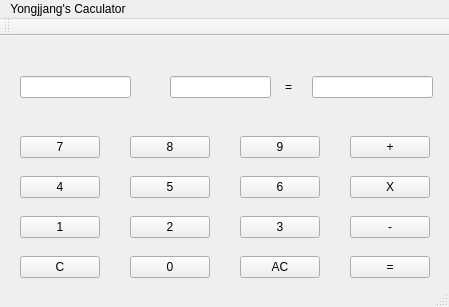
<?xml version="1.0" encoding="UTF-8"?>
<ui version="4.0">
 <class>MainWindow</class>
 <widget class="QMainWindow" name="MainWindow">
  <property name="geometry">
   <rect>
    <x>0</x>
    <y>0</y>
    <width>449</width>
    <height>307</height>
   </rect>
  </property>
  <property name="windowTitle">
   <string>MainWindow</string>
  </property>
  <widget class="QWidget" name="centralWidget">
   <widget class="QPushButton" name="cancle">
    <property name="geometry">
     <rect>
      <x>20</x>
      <y>220</y>
      <width>80</width>
      <height>22</height>
     </rect>
    </property>
    <property name="text">
     <string>C</string>
    </property>
   </widget>
   <widget class="QPushButton" name="zero_btn">
    <property name="geometry">
     <rect>
      <x>130</x>
      <y>220</y>
      <width>80</width>
      <height>22</height>
     </rect>
    </property>
    <property name="text">
     <string>0</string>
    </property>
   </widget>
   <widget class="QPushButton" name="allC_btn">
    <property name="geometry">
     <rect>
      <x>240</x>
      <y>220</y>
      <width>80</width>
      <height>22</height>
     </rect>
    </property>
    <property name="text">
     <string>AC</string>
    </property>
   </widget>
   <widget class="QPushButton" name="one_btn">
    <property name="geometry">
     <rect>
      <x>20</x>
      <y>180</y>
      <width>80</width>
      <height>22</height>
     </rect>
    </property>
    <property name="text">
     <string>1</string>
    </property>
   </widget>
   <widget class="QPushButton" name="two_btn">
    <property name="geometry">
     <rect>
      <x>130</x>
      <y>180</y>
      <width>80</width>
      <height>22</height>
     </rect>
    </property>
    <property name="text">
     <string>2</string>
    </property>
   </widget>
   <widget class="QPushButton" name="three_btn">
    <property name="geometry">
     <rect>
      <x>240</x>
      <y>180</y>
      <width>80</width>
      <height>22</height>
     </rect>
    </property>
    <property name="text">
     <string>3</string>
    </property>
   </widget>
   <widget class="QPushButton" name="four_btn">
    <property name="geometry">
     <rect>
      <x>20</x>
      <y>140</y>
      <width>80</width>
      <height>22</height>
     </rect>
    </property>
    <property name="text">
     <string>4</string>
    </property>
   </widget>
   <widget class="QPushButton" name="five_btn">
    <property name="geometry">
     <rect>
      <x>130</x>
      <y>140</y>
      <width>80</width>
      <height>22</height>
     </rect>
    </property>
    <property name="text">
     <string>5</string>
    </property>
   </widget>
   <widget class="QPushButton" name="six_btn">
    <property name="geometry">
     <rect>
      <x>240</x>
      <y>140</y>
      <width>80</width>
      <height>22</height>
     </rect>
    </property>
    <property name="text">
     <string>6</string>
    </property>
   </widget>
   <widget class="QPushButton" name="equal_btn">
    <property name="geometry">
     <rect>
      <x>350</x>
      <y>220</y>
      <width>80</width>
      <height>22</height>
     </rect>
    </property>
    <property name="text">
     <string>=</string>
    </property>
   </widget>
   <widget class="QPushButton" name="min_btn">
    <property name="geometry">
     <rect>
      <x>350</x>
      <y>180</y>
      <width>80</width>
      <height>22</height>
     </rect>
    </property>
    <property name="text">
     <string>-</string>
    </property>
   </widget>
   <widget class="QPushButton" name="mult_btn">
    <property name="geometry">
     <rect>
      <x>350</x>
      <y>140</y>
      <width>80</width>
      <height>22</height>
     </rect>
    </property>
    <property name="text">
     <string>X</string>
    </property>
   </widget>
   <widget class="QPushButton" name="seven_btn">
    <property name="geometry">
     <rect>
      <x>20</x>
      <y>100</y>
      <width>80</width>
      <height>22</height>
     </rect>
    </property>
    <property name="text">
     <string>7</string>
    </property>
   </widget>
   <widget class="QPushButton" name="eight_btn">
    <property name="geometry">
     <rect>
      <x>130</x>
      <y>100</y>
      <width>80</width>
      <height>22</height>
     </rect>
    </property>
    <property name="text">
     <string>8</string>
    </property>
   </widget>
   <widget class="QPushButton" name="nine_btn">
    <property name="geometry">
     <rect>
      <x>240</x>
      <y>100</y>
      <width>80</width>
      <height>22</height>
     </rect>
    </property>
    <property name="text">
     <string>9</string>
    </property>
   </widget>
   <widget class="QPushButton" name="plus_btn">
    <property name="geometry">
     <rect>
      <x>350</x>
      <y>100</y>
      <width>80</width>
      <height>22</height>
     </rect>
    </property>
    <property name="text">
     <string>+</string>
    </property>
   </widget>
   <widget class="QLineEdit" name="firstEdit">
    <property name="geometry">
     <rect>
      <x>20</x>
      <y>40</y>
      <width>111</width>
      <height>22</height>
     </rect>
    </property>
   </widget>
   <widget class="QLineEdit" name="secondEdit">
    <property name="geometry">
     <rect>
      <x>170</x>
      <y>40</y>
      <width>101</width>
      <height>22</height>
     </rect>
    </property>
   </widget>
   <widget class="QLineEdit" name="resultEdit">
    <property name="geometry">
     <rect>
      <x>312</x>
      <y>40</y>
      <width>121</width>
      <height>22</height>
     </rect>
    </property>
   </widget>
   <widget class="QLabel" name="expr_symbol">
    <property name="geometry">
     <rect>
      <x>150</x>
      <y>40</y>
      <width>16</width>
      <height>21</height>
     </rect>
    </property>
    <property name="text">
     <string/>
    </property>
   </widget>
   <widget class="QLabel" name="expr_equal">
    <property name="geometry">
     <rect>
      <x>285</x>
      <y>40</y>
      <width>21</width>
      <height>21</height>
     </rect>
    </property>
    <property name="text">
     <string>=</string>
    </property>
   </widget>
  </widget>
  <widget class="QMenuBar" name="menuBar">
   <property name="geometry">
    <rect>
     <x>0</x>
     <y>0</y>
     <width>449</width>
     <height>19</height>
    </rect>
   </property>
   <widget class="QMenu" name="menuYongjjang_s_Caculator">
    <property name="title">
     <string>Yongjjang's Caculator</string>
    </property>
   </widget>
   <addaction name="menuYongjjang_s_Caculator"/>
  </widget>
  <widget class="QToolBar" name="mainToolBar">
   <attribute name="toolBarArea">
    <enum>TopToolBarArea</enum>
   </attribute>
   <attribute name="toolBarBreak">
    <bool>false</bool>
   </attribute>
  </widget>
  <widget class="QStatusBar" name="statusBar"/>
 </widget>
 <layoutdefault spacing="6" margin="11"/>
 <resources/>
 <connections/>
</ui>
